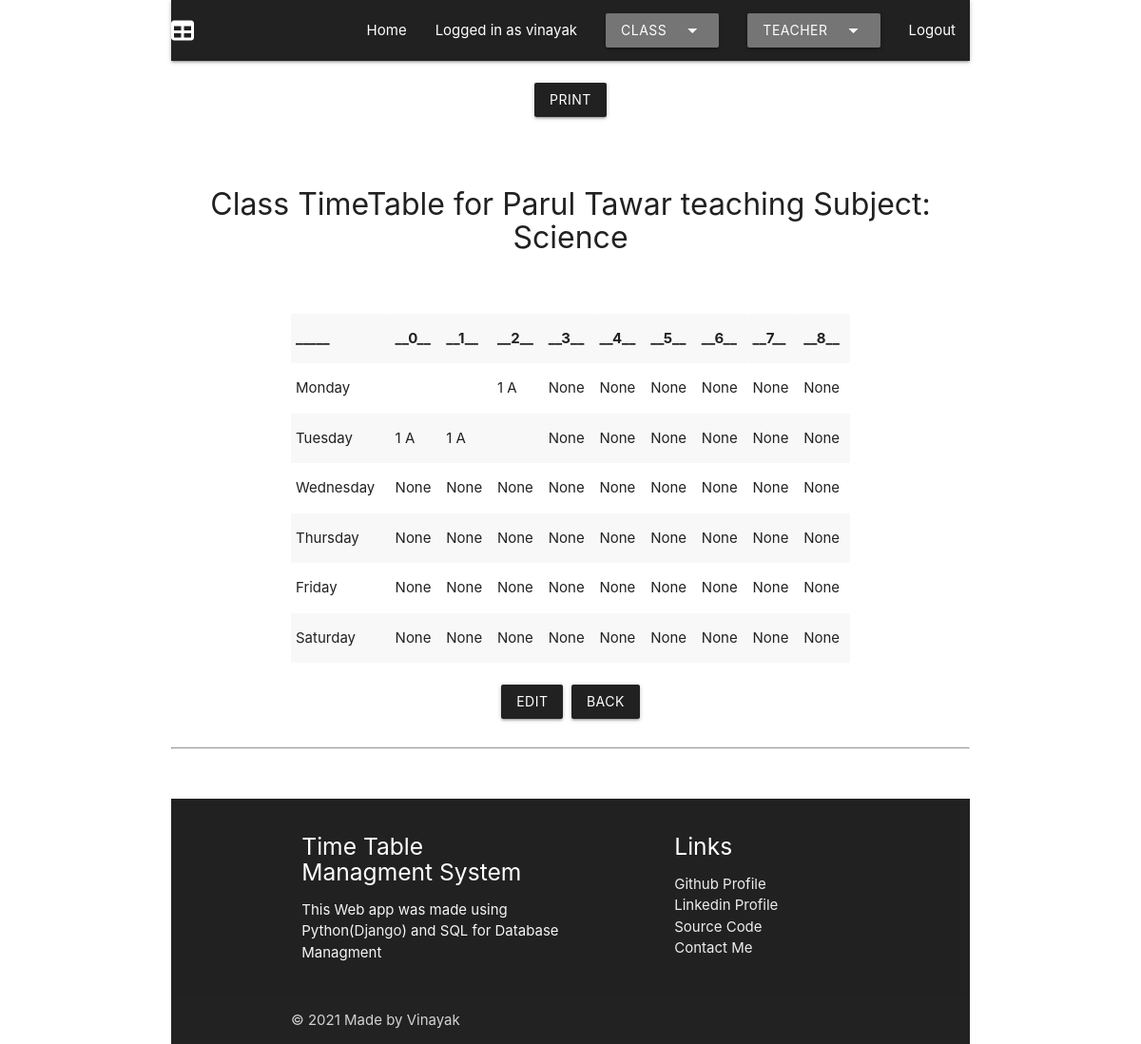
/teacher_all/ (signed in), run on an earlier commit of the app's database.
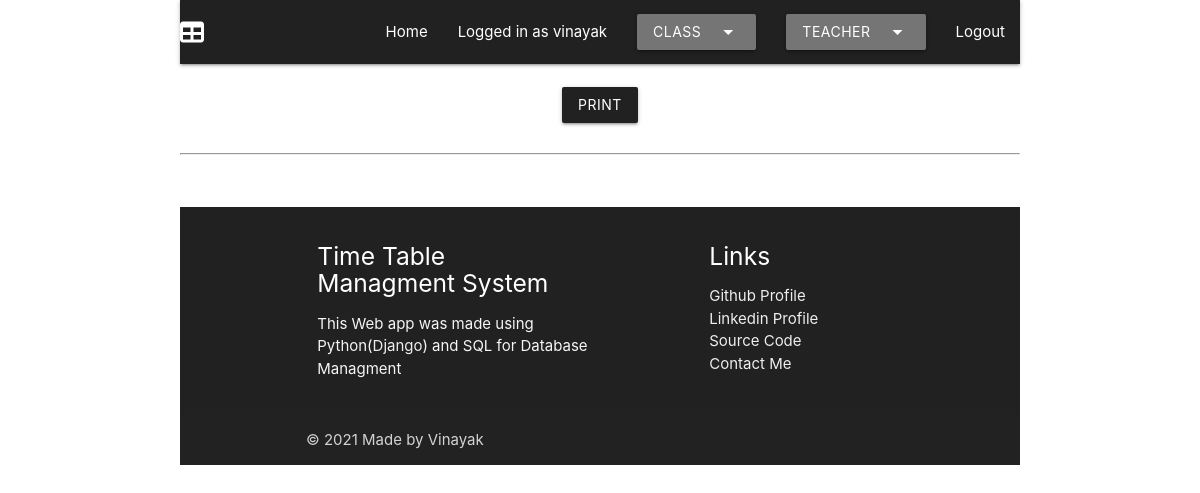
And on a later commit of the database.
### app1/models.py (models this page shows, shortened)
class Teacher(models.Model):
    classes = models.ManyToManyField(Class)
    First_Name = models.CharField(max_length=100)
    Last_Name = models.CharField(max_length=100)
    Subject = models.CharField(max_length=100)
    Monday_0 = models.CharField(max_length=200, null=True, blank=True)
    Monday_1 = models.CharField(max_length=200, null=True, blank=True)
    Monday_2 = models.CharField(max_length=200, null=True, blank=True)
    Monday_3 = models.CharField(max_length=200, null=True, blank=True)
    Monday_4 = models.CharField(max_length=200, null=True, blank=True)
    Monday_5 = models.CharField(max_length=200, null=True, blank=True)
    Monday_6 = models.CharField(max_length=200, null=True, blank=True)
    Monday_7 = models.CharField(max_length=200, null=True, blank=True)
    Monday_8 = models.CharField(max_length=200, null=True, blank=True)
    Tuesday_0 = models.CharField(max_length=200, null=True, blank=True)
    Tuesday_1 = models.CharField(max_length=200, null=True, blank=True)
    Tuesday_2 = models.CharField(max_length=200, null=True, blank=True)
    Tuesday_3 = models.CharField(max_length=200, null=True, blank=True)
    Tuesday_4 = models.CharField(max_length=200, null=True, blank=True)
    Tuesday_5 = models.CharField(max_length=200, null=True, blank=True)
    Tuesday_6 = models.CharField(max_length=200, null=True, blank=True)
    Tuesday_7 = models.CharField(max_length=200, null=True, blank=True)
    Tuesday_8 = models.CharField(max_length=200, null=True, blank=True)
    Wednesday_0 = models.CharField(max_length=200, null=True, blank=True)
    Wednesday_1 = models.CharField(max_length=200, null=True, blank=True)
    Wednesday_2 = models.CharField(max_length=200, null=True, blank=True)
    Wednesday_3 = models.CharField(max_length=200, null=True, blank=True)
    Wednesday_4 = models.CharField(max_length=200, null=True, blank=True)
    Wednesday_5 = models.CharField(max_length=200, null=True, blank=True)
    Wednesday_6 = models.CharField(max_length=200, null=True, blank=True)
    Wednesday_7 = models.CharField(max_length=200, null=True, blank=True)
    Wednesday_8 = models.CharField(max_length=200, null=True, blank=True)
    Thursday_0 = models.CharField(max_length=200, null=True, blank=True)
    Thursday_1 = models.CharField(max_length=200, null=True, blank=True)
    Thursday_2 = models.CharField(max_length=200, null=True, blank=True)
    Thursday_3 = models.CharField(max_length=200, null=True, blank=True)
    Thursday_4 = models.CharField(max_length=200, null=True, blank=True)
    Thursday_5 = models.CharField(max_length=200, null=True, blank=True)
    Thursday_6 = models.CharField(max_length=200, null=True, blank=True)
    Thursday_7 = models.CharField(max_length=200, null=True, blank=True)
    Thursday_8 = models.CharField(max_length=200, null=True, blank=True)
    Friday_0 = models.CharField(max_length=200, null=True, blank=True)
    Friday_1 = models.CharField(max_length=200, null=True, blank=True)
    Friday_2 = models.CharField(max_length=200, null=True, blank=True)
    Friday_3 = models.CharField(max_length=200, null=True, blank=True)
    Friday_4 = models.CharField(max_length=200, null=True, blank=True)
    Friday_5 = models.CharField(max_length=200, null=True, blank=True)
    Friday_6 = models.CharField(max_length=200, null=True, blank=True)
    Friday_7 = models.CharField(max_length=200, null=True, blank=True)
    Friday_8 = models.CharField(max_length=200, null=True, blank=True)
    Saturday_0 = models.CharField(max_length=200, null=True, blank=True)
    Saturday_1 = models.CharField(max_length=200, null=True, blank=True)
    Saturday_2 = models.CharField(max_length=200, null=True, blank=True)
    Saturday_3 = models.CharField(max_length=200, null=True, blank=True)
    Saturday_4 = models.CharField(max_length=200, null=True, blank=True)
    Saturday_5 = models.CharField(max_length=200, null=True, blank=True)
    Saturday_6 = models.CharField(max_length=200, null=True, blank=True)
    Saturday_7 = models.CharField(max_length=200, null=True, blank=True)
    Saturday_8 = models.CharField(max_length=200, null=True, blank=True)

### app1/views.py (the view)
# urls.py: path('teacher_all/', views.teacher_all, name = "teacher_all"),
def teacher_all(request):
    assert isinstance(request, HttpRequest)
    if request.user.is_authenticated:
        cl = Teacher.objects.all()
        messages.info(request, f"You are Viewing Time table for all teachers")
        return render(
            request,
            "app1/teacher_all.html",
            {
                'title': "Class Timetable for all Teachers",
                'year': datetime.now().year,
                'classes': cl,
            }
        )
    else:
        return redirect("app1:login")

### app1/templates/app1/teacher_all.html
{% extends 'app1/layout.html' %}
{% block content %}
<br />
<div class = "container center">
    <button class="btn btn-outline-info grey darken-4 noprint center" onclick="window.# print()">Print</button>
</div>
<br />
{% for class in classes %}
    <br />
    <h3 align = "center">
        Class TimeTable for {{ class.First_Name }} {{ class.Last_Name }} teaching Subject: {{ class.Subject }}
    </h3>
    <br />
    <table class="highlight striped responsive-table container">
        <tr>
            <th>_____</th> <th>__0__</th>      <th>__1__</th>      <th>__2__</th>      <th>__3__</th>      <th>__4__</th>      <th>__5__</th>      <th>__6__</th>      <th>__7__</th>      <th>__8__</th>
        </tr>
        <tr>
            <td>Monday</td><td>{{ class.Monday_0 }}</td><td>{{ class.Monday_1 }}</td><td>{{ class.Monday_2 }}</td><td>{{ class.Monday_3 }}</td><td>{{ class.Monday_4 }}</td><td>{{ class.Monday_5 }}</td><td>{{ class.Monday_6 }}</td><td>{{ class.Monday_7 }}</td><td>{{ class.Monday_8 }}</td>
        </tr><br />
        <tr>
            <td>Tuesday</td><td>{{ class.Tuesday_0 }}</td><td>{{ class.Tuesday_1 }}</td><td>{{ class.Tuesday_2 }}</td><td>{{ class.Tuesday_3 }}</td><td>{{ class.Tuesday_4 }}</td><td>{{ class.Tuesday_5 }}</td><td>{{ class.Tuesday_6 }}</td><td>{{ class.Tuesday_7 }}</td><td>{{ class.Tuesday_8 }}</td>
        </tr>
        <tr>
            <td>Wednesday</td><td>{{ class.Wednesday_0 }}</td><td>{{ class.Wednesday_1 }}</td><td>{{ class.Wednesday_2 }}</td><td>{{ class.Wednesday_3 }}</td><td>{{ class.Wednesday_4 }}</td><td>{{ class.Wednesday_5 }}</td><td>{{ class.Wednesday_6 }}</td><td>{{ class.Wednesday_7 }}</td><td>{{ class.Wednesday_8 }}</td>
        </tr>
        <tr>
            <td>Thursday</td><td>{{ class.Thursday_0 }}</td><td>{{ class.Thursday_1 }}</td><td>{{ class.Thursday_2 }}</td><td>{{ class.Thursday_3 }}</td><td>{{ class.Thursday_4 }}</td><td>{{ class.Thursday_5 }}</td><td>{{ class.Thursday_6 }}</td><td>{{ class.Thursday_7 }}</td><td>{{ class.Thursday_8 }}</td>
        </tr>
        <tr>
            <td>Friday</td><td>{{ class.Friday_0 }}</td><td>{{ class.Friday_1 }}</td><td>{{ class.Friday_2 }}</td><td>{{ class.Friday_3 }}</td><td>{{ class.Friday_4 }}</td><td>{{ class.Friday_5 }}</td><td>{{ class.Friday_6 }}</td><td>{{ class.Friday_7 }}</td><td>{{ class.Friday_8 }}</td>
        </tr>
        <tr>
            <td>Saturday</td><td>{{ class.Saturday_0 }}</td><td>{{ class.Saturday_1 }}</td><td>{{ class.Saturday_2 }}</td><td>{{ class.Saturday_3 }}</td><td>{{ class.Saturday_4 }}</td><td>{{ class.Saturday_5 }}</td><td>{{ class.Saturday_6 }}</td><td>{{ class.Saturday_7 }}</td><td>{{ class.Saturday_8 }}</td>
        </tr>
    </table>
    <br />
    <div class = "container center">
       <button class="btn btn-outline-info grey noprint darken-4" onclick="document.location = '/teacher/edit/{{ class.id }}'">Edit</button>&nbsp;&nbsp;<button class="btn btn-outline-info grey noprint darken-4" onclick="document.location = '/'">Back</button>
    </div>
    <br />
    {% endfor %}
    {% endblock %}

What changed in the data, as far as the page shows it:
removed Teacher: First_Name "Parul", Last_Name "Tawar", Subject "Science", Monday_2 "1 A", Monday_3 "None", Monday_4 "None", Monday_5 "None", Monday_6 "None", Monday_7 "None", Monday_8 "None", Tuesday_0 "1 A", Tuesday_1 "1 A", Tuesday_3 "None", Tuesday_4 "None", Tuesday_5 "None", Tuesday_6 "None", Tuesday_7 "None", Tuesday_8 "None", Wednesday_0 "None", Wednesday_1 "None", Wednesday_2 "None", Wednesday_3 "None", Wednesday_4 "None", Wednesday_5 "None", Wednesday_6 "None", Wednesday_7 "None", Wednesday_8 "None", Thursday_0 "None", Thursday_1 "None", Thursday_2 "None", Thursday_3 "None", Thursday_4 "None", Thursday_5 "None", Thursday_6 "None", Thursday_7 "None", Thursday_8 "None", Friday_0 "None", Friday_1 "None", Friday_2 "None", Friday_3 "None", Friday_4 "None", Friday_5 "None", Friday_6 "None", Friday_7 "None", Friday_8 "None", Saturday_0 "None", Saturday_1 "None", Saturday_2 "None", Saturday_3 "None", Saturday_4 "None", Saturday_5 "None", Saturday_6 "None", Saturday_7 "None", Saturday_8 "None"
